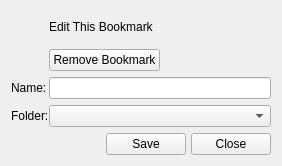
<?xml version="1.0" encoding="UTF-8"?>
<ui version="4.0">
 <class>BookmarksWidget</class>
 <widget class="QWidget" name="BookmarksWidget">
  <property name="geometry">
   <rect>
    <x>0</x>
    <y>0</y>
    <width>282</width>
    <height>166</height>
   </rect>
  </property>
  <property name="windowTitle">
   <string/>
  </property>
  <layout class="QHBoxLayout" name="horizontalLayout_2">
   <item>
    <widget class="Frame" name="frame">
     <property name="frameShape">
      <enum>QFrame::NoFrame</enum>
     </property>
     <layout class="QGridLayout" name="gridLayout">
      <property name="horizontalSpacing">
       <number>0</number>
      </property>
      <property name="margin">
       <number>0</number>
      </property>
      <item row="0" column="0" rowspan="2">
       <widget class="QLabel" name="label">
        <property name="text">
         <string/>
        </property>
        <property name="pixmap">
         <pixmap resource="../icons.qrc">:/icons/other/bigstar.png</pixmap>
        </property>
       </widget>
      </item>
      <item row="0" column="1">
       <widget class="QLabel" name="label_2">
        <property name="text">
         <string>Edit This Bookmark</string>
        </property>
       </widget>
      </item>
      <item row="1" column="1">
       <widget class="QPushButton" name="removeBookmark">
        <property name="sizePolicy">
         <sizepolicy hsizetype="Fixed" vsizetype="Fixed">
          <horstretch>0</horstretch>
          <verstretch>0</verstretch>
         </sizepolicy>
        </property>
        <property name="text">
         <string>Remove Bookmark</string>
        </property>
       </widget>
      </item>
      <item row="2" column="0">
       <widget class="QLabel" name="label_3">
        <property name="text">
         <string>Name:</string>
        </property>
       </widget>
      </item>
      <item row="2" column="1">
       <widget class="QLineEdit" name="name"/>
      </item>
      <item row="3" column="0">
       <widget class="QLabel" name="label_4">
        <property name="text">
         <string>Folder:</string>
        </property>
       </widget>
      </item>
      <item row="3" column="1">
       <widget class="QComboBox" name="folder"/>
      </item>
      <item row="4" column="1">
       <layout class="QHBoxLayout" name="horizontalLayout">
        <property name="spacing">
         <number>5</number>
        </property>
        <item>
         <spacer name="horizontalSpacer">
          <property name="orientation">
           <enum>Qt::Horizontal</enum>
          </property>
          <property name="sizeHint" stdset="0">
           <size>
            <width>40</width>
            <height>20</height>
           </size>
          </property>
         </spacer>
        </item>
        <item>
         <widget class="QPushButton" name="save">
          <property name="sizePolicy">
           <sizepolicy hsizetype="Fixed" vsizetype="Fixed">
            <horstretch>0</horstretch>
            <verstretch>0</verstretch>
           </sizepolicy>
          </property>
          <property name="text">
           <string>Save</string>
          </property>
         </widget>
        </item>
        <item>
         <widget class="QPushButton" name="close">
          <property name="sizePolicy">
           <sizepolicy hsizetype="Fixed" vsizetype="Fixed">
            <horstretch>0</horstretch>
            <verstretch>0</verstretch>
           </sizepolicy>
          </property>
          <property name="text">
           <string>Close</string>
          </property>
         </widget>
        </item>
       </layout>
      </item>
     </layout>
    </widget>
   </item>
  </layout>
 </widget>
 <customwidgets>
  <customwidget>
   <class>Frame</class>
   <extends>QFrame</extends>
   <header>frame.h</header>
   <container>1</container>
  </customwidget>
 </customwidgets>
 <resources>
  <include location="../icons.qrc"/>
 </resources>
 <connections/>
</ui>
